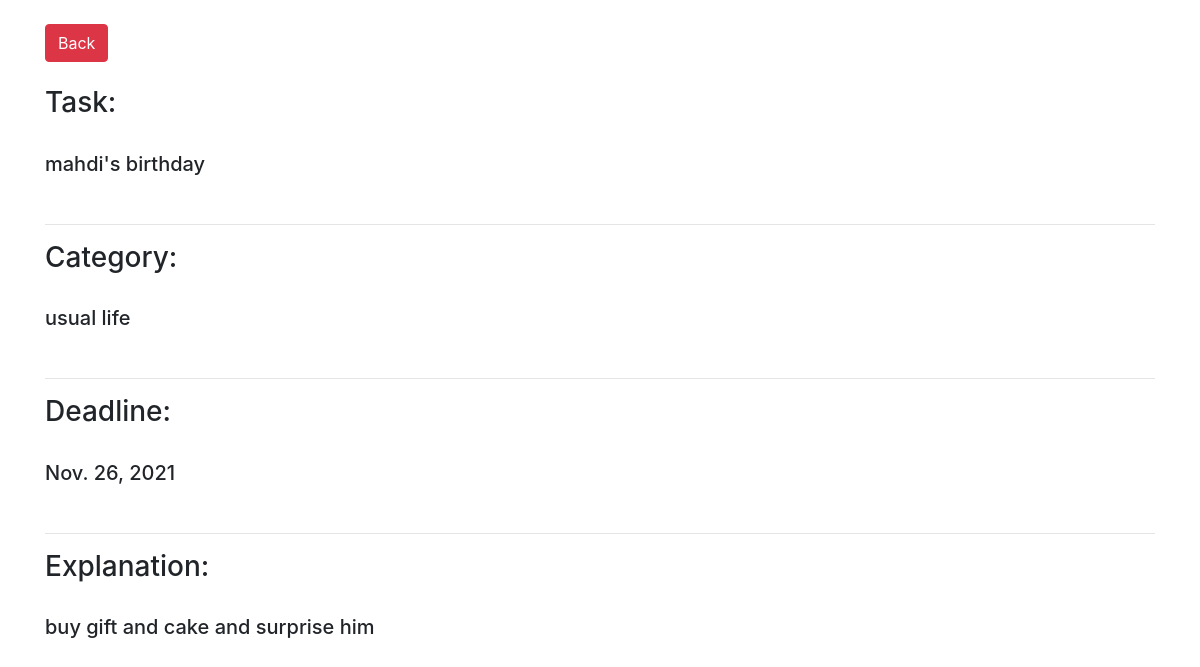
Page /9/ on the committed database.
### todo/models.py (models this page shows, shortened)
class Task(models.Model):
    priorities = (
        ("High","1"),
        ("Medium","2"),
        ("Low","3"),
    )
    title = models.CharField(max_length=100, blank=False)
    explanation = models.TextField(blank=False)
    category = models.ForeignKey(Category, on_delete=models.CASCADE)
    priority = models.CharField(max_length=6, choices=priorities, default="Medium")
    deadline = models.DateField(blank=False)

class Category(models.Model):
    category = models.CharField(max_length=3, unique=True)
    def __str__(self) :
        return self.category

### todo/views.py (the view)
# urls.py: path('<int:pk>/', TaskDetail.as_view(), name="tasks_explanation"),
class TaskDetail(DetailView):
    model = Task
    template_name = 'todo/tasks_explanation.html'

### templates/todo/tasks_explanation.html (shortened to what this page needs)
<!DOCTYPE html>
<html lang="en">
<head>
    <link rel="stylesheet"
    href="https://maxcdn.bootstrapcdn.com/bootstrap/4.0.0/css/bootstrap.min.css"
>
</head>
<body>
    <div class="container mt-4">
        <a class="btn btn-danger" href="{% url 'tasks' %}">Back</a>
        <div>
        <br>
        <h3>Task: </h1>
        <br>
        <h5>{{task.title}}</h5>
        </div>
        <br>
        <hr>
        <div>
        <h3>Category:</h3>
        <br>
        <h5> {{task.category}}</h5></div>
        <br>
        <hr>
        <div>
        <h3>Deadline:</h3>
        <br>
        <h5>{{task.deadline}}</h5></div>
        <br>
        <hr>
        <h3>Explanation: </h3>
        <br>
        <div>
        <h5>{{task.explanation}}</h5>
        </div>
    </div>
</body>
</html>

### rows in the picture
Task: title "mahdi's birthday", category "usual life", deadline "Nov. 26, 2021", explanation "buy gift and cake and surprise him"
